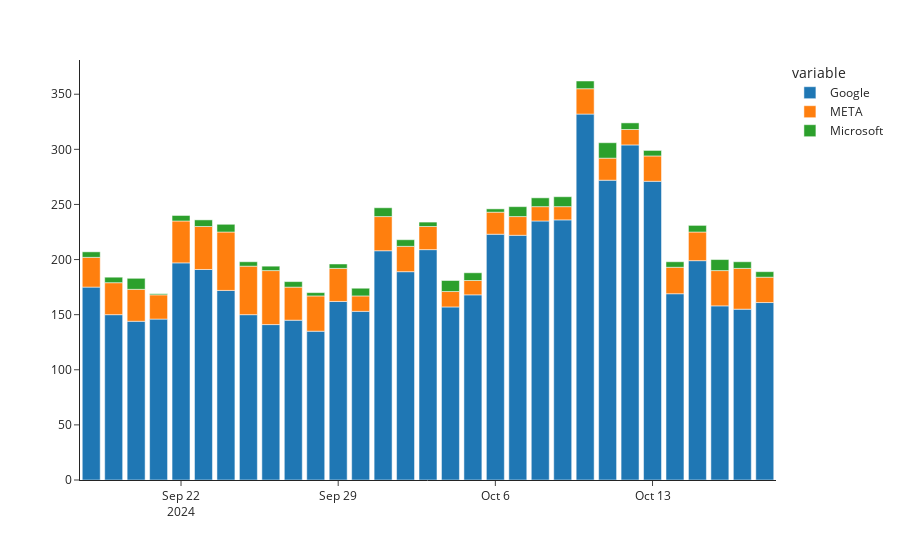

The code cell stored with this chart in its notebook:
### Code cell
#WITHOUT UNPAID
#Visualize where the datepickers are coming from

bar = px.bar (pivot_datepickers, x='date', y=['Google', 'META', 'Microsoft'], template = 'simple_white')
bar.update_layout(xaxis_title=None, yaxis_title=None)
bar.show()

### Figure 1 — Plotly figure (JSON) as saved in the notebook; plotly's stock layout.template omitted (floating-point values rounded to 4 significant figures)
{"data": [{"alignmentgroup": "True", "hovertemplate": "variable=Google<br>date=%{x}<br>value=%{y}<extra></extra>", "legendgroup": "Google", "marker": {"color": "#1F77B4", "pattern": {"shape": ""}}, "name": "Google", "offsetgroup": "Google", "orientation": "v", "showlegend": true, "textposition": "auto", "type": "bar", "x": ["2024-09-18T00:00:00", "2024-09-19T00:00:00", "2024-09-20T00:00:00", "2024-09-21T00:00:00", "2024-09-22T00:00:00", "2024-09-23T00:00:00", "2024-09-24T00:00:00", "2024-09-25T00:00:00", "2024-09-26T00:00:00", "2024-09-27T00:00:00", "2024-09-28T00:00:00", "2024-09-29T00:00:00", "2024-09-30T00:00:00", "2024-10-01T00:00:00", "2024-10-02T00:00:00", "2024-10-03T00:00:00", "2024-10-04T00:00:00", "2024-10-05T00:00:00", "2024-10-06T00:00:00", "2024-10-07T00:00:00", "2024-10-08T00:00:00", "2024-10-09T00:00:00", "2024-10-10T00:00:00", "2024-10-11T00:00:00", "2024-10-12T00:00:00", "2024-10-13T00:00:00", "2024-10-14T00:00:00", "2024-10-15T00:00:00", "2024-10-16T00:00:00", "2024-10-17T00:00:00", "2024-10-18T00:00:00"], "xaxis": "x", "y": [175, 150, 144, 146, 197, 191, 172, 150, 141, 145, 135, 162, 153, 208, 189, 209, 157, 168, 223, 222, 235, 236, 332, 272, 304, 271, 169, 199, 158, 155, 161], "yaxis": "y"}, {"alignmentgroup": "True", "hovertemplate": "variable=META<br>date=%{x}<br>value=%{y}<extra></extra>", "legendgroup": "META", "marker": {"color": "#FF7F0E", "pattern": {"shape": ""}}, "name": "META", "offsetgroup": "META", "orientation": "v", "showlegend": true, "textposition": "auto", "type": "bar", "x": ["2024-09-18T00:00:00", "2024-09-19T00:00:00", "2024-09-20T00:00:00", "2024-09-21T00:00:00", "2024-09-22T00:00:00", "2024-09-23T00:00:00", "2024-09-24T00:00:00", "2024-09-25T00:00:00", "2024-09-26T00:00:00", "2024-09-27T00:00:00", "2024-09-28T00:00:00", "2024-09-29T00:00:00", "2024-09-30T00:00:00", "2024-10-01T00:00:00", "2024-10-02T00:00:00", "2024-10-03T00:00:00", "2024-10-04T00:00:00", "2024-10-05T00:00:00", "2024-10-06T00:00:00", "2024-10-07T00:00:00", "2024-10-08T00:00:00", "2024-10-09T00:00:00", "2024-10-10T00:00:00", "2024-10-11T00:00:00", "2024-10-12T00:00:00", "2024-10-13T00:00:00", "2024-10-14T00:00:00", "2024-10-15T00:00:00", "2024-10-16T00:00:00", "2024-10-17T00:00:00", "2024-10-18T00:00:00"], "xaxis": "x", "y": [27, 29, 29, 22, 38, 39, 53, 44, 49, 30, 32, 30, 14, 31, 23, 21, 14, 13, 20, 17, 13, 12, 23, 20, 14, 23, 24, 26, 32, 37, 23], "yaxis": "y"}, {"alignmentgroup": "True", "hovertemplate": "variable=Microsoft<br>date=%{x}<br>value=%{y}<extra></extra>", "legendgroup": "Microsoft", "marker": {"color": "#2CA02C", "pattern": {"shape": ""}}, "name": "Microsoft", "offsetgroup": "Microsoft", "orientation": "v", "showlegend": true, "textposition": "auto", "type": "bar", "x": ["2024-09-18T00:00:00", "2024-09-19T00:00:00", "2024-09-20T00:00:00", "2024-09-21T00:00:00", "2024-09-22T00:00:00", "2024-09-23T00:00:00", "2024-09-24T00:00:00", "2024-09-25T00:00:00", "2024-09-26T00:00:00", "2024-09-27T00:00:00", "2024-09-28T00:00:00", "2024-09-29T00:00:00", "2024-09-30T00:00:00", "2024-10-01T00:00:00", "2024-10-02T00:00:00", "2024-10-03T00:00:00", "2024-10-04T00:00:00", "2024-10-05T00:00:00", "2024-10-06T00:00:00", "2024-10-07T00:00:00", "2024-10-08T00:00:00", "2024-10-09T00:00:00", "2024-10-10T00:00:00", "2024-10-11T00:00:00", "2024-10-12T00:00:00", "2024-10-13T00:00:00", "2024-10-14T00:00:00", "2024-10-15T00:00:00", "2024-10-16T00:00:00", "2024-10-17T00:00:00", "2024-10-18T00:00:00"], "xaxis": "x", "y": [5, 5, 10, 1, 5, 6, 7, 4, 4, 5, 3, 4, 7, 8, 6, 4, 10, 7, 3, 9, 8, 9, 7, 14, 6, 5, 5, 6, 10, 6, 5], "yaxis": "y"}], "layout": {"autosize": true, "barmode": "relative", "legend": {"title": {"text": "variable"}, "tracegroupgap": 0}, "margin": {"t": 60}, "xaxis": {"anchor": "y", "autorange": true, "domain": [0, 1], "range": ["2024-09-17 12:00", "2024-10-18 12:00"], "title": {}, "type": "date"}, "yaxis": {"anchor": "x", "autorange": true, "domain": [0, 1], "range": [0, 381.1], "title": {}, "type": "linear"}}}
